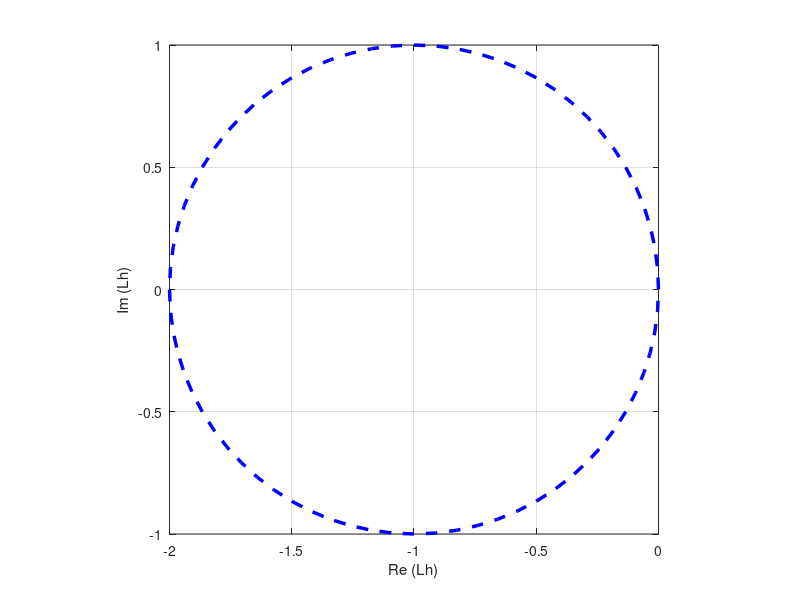

The MATLAB source for this figure:
%Numerical solution of an ode using euler method
clc
clear all
theta=0:pi/36:2*pi;
R=cos(theta)-1;
I=sin(theta);
plot(R,I,'--b','linewidth',2.5);
axis('square');
grid;
ylabel('Im (Lh)');
xlabel('Re (Lh)');